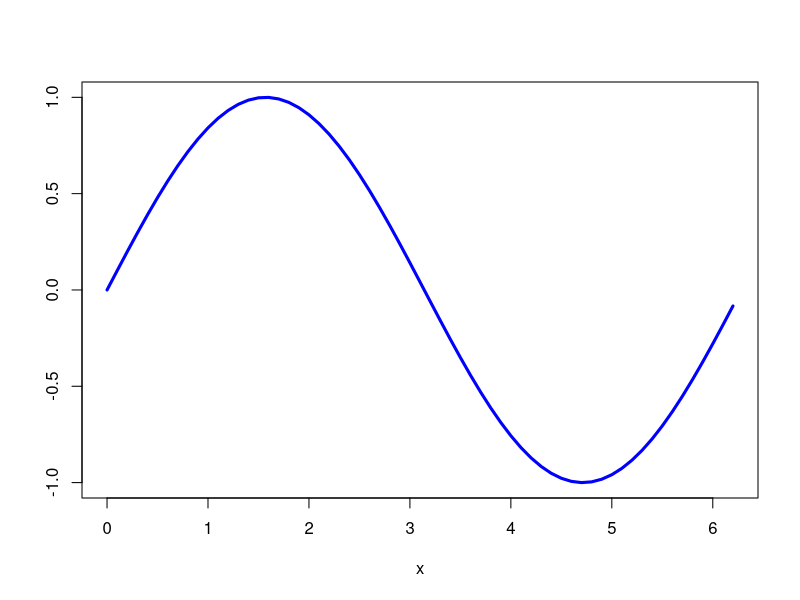

Generate this figure with R:
6/6
7%/%3
5+8*2/6
2*2+2/2
2%%3 #residuo

pi*4

pi
2*Inf

2^50

1.1259e+15*10

c(2^30, 1, 2, 3/2)

c(2^50, 1, 2, 3/2)

# raiz cuadrarda
sqrt(9)

#log

log(3, base = 2)

factorial(Inf)

choose(20,5)

factorial(10)

# combinacion
choose(5,3)

# R asume que los angulos vienne en radianes

sin(pi/2)
cos(pi)
sin(pi)

cos(pi/3)

sin (pi/3)

# convertimos

cos(60*pi/180)

  3+2

# arco coseno
  
  acos(pi)
asin(0.8660254*pi/180)  


# adelanto

x=seq(0,2*pi,0.1)
plot(x,sin(x),type = "l", col="blue", lwd=3, xlab=expression(x), ylab="")

# aproximaciones
print(sqrt(2),10)
print(sqrt(2),4)
round(sqrt(2),3)
floor(sqrt(2))
ceiling(sqrt(2))
trunc(sqrt(2))
sqrt(2)^2
(sqrt(2)^2)-2
2^50
print(2^50, 5)

log(x = 4,base = 4)
